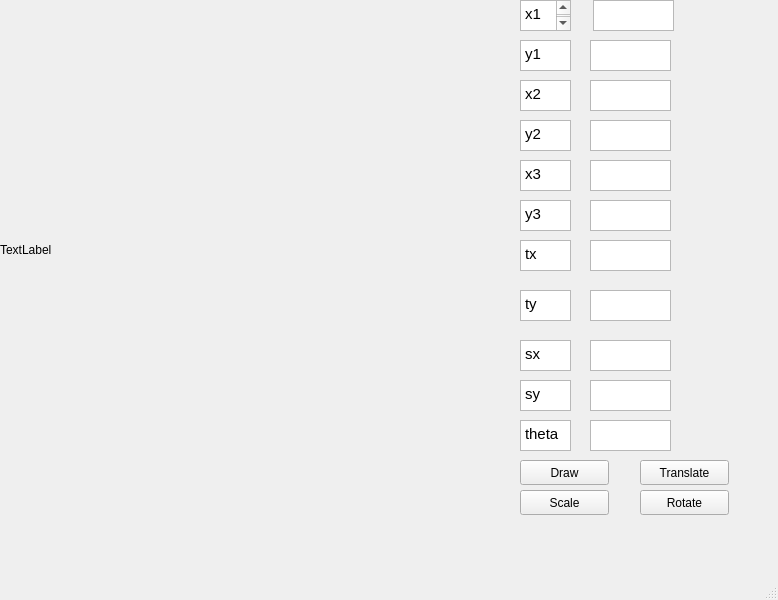
<?xml version="1.0" encoding="UTF-8"?>
<ui version="4.0">
 <class>Ansh_21111_4</class>
 <widget class="QMainWindow" name="Ansh_21111_4">
  <property name="geometry">
   <rect>
    <x>0</x>
    <y>0</y>
    <width>778</width>
    <height>600</height>
   </rect>
  </property>
  <property name="windowTitle">
   <string>Ansh_21111_4</string>
  </property>
  <widget class="QWidget" name="centralwidget">
   <widget class="QLabel" name="label">
    <property name="geometry">
     <rect>
      <x>0</x>
      <y>0</y>
      <width>500</width>
      <height>500</height>
     </rect>
    </property>
    <property name="text">
     <string>TextLabel</string>
    </property>
   </widget>
   <widget class="QTextEdit" name="textEdit">
    <property name="geometry">
     <rect>
      <x>520</x>
      <y>0</y>
      <width>51</width>
      <height>31</height>
     </rect>
    </property>
    <property name="html">
     <string>&lt;!DOCTYPE HTML PUBLIC &quot;-//W3C//DTD HTML 4.0//EN&quot; &quot;http://www.w3.org/TR/REC-html40/strict.dtd&quot;&gt;
&lt;html&gt;&lt;head&gt;&lt;meta name=&quot;qrichtext&quot; content=&quot;1&quot; /&gt;&lt;meta charset=&quot;utf-8&quot; /&gt;&lt;style type=&quot;text/css&quot;&gt;
p, li { white-space: pre-wrap; }
hr { height: 1px; border-width: 0; }
li.unchecked::marker { content: &quot;\2610&quot;; }
li.checked::marker { content: &quot;\2612&quot;; }
&lt;/style&gt;&lt;/head&gt;&lt;body style=&quot; font-family:'.AppleSystemUIFont'; font-size:13pt; font-weight:400; font-style:normal;&quot;&gt;
&lt;p style=&quot; margin-top:0px; margin-bottom:0px; margin-left:0px; margin-right:0px; -qt-block-indent:0; text-indent:0px;&quot;&gt;&lt;span style=&quot; font-family:'Ubuntu'; font-size:11pt;&quot;&gt;x1&lt;/span&gt;&lt;/p&gt;
&lt;p style=&quot;-qt-paragraph-type:empty; margin-top:0px; margin-bottom:0px; margin-left:0px; margin-right:0px; -qt-block-indent:0; text-indent:0px; font-family:'Ubuntu'; font-size:11pt;&quot;&gt;&lt;br /&gt;&lt;/p&gt;&lt;/body&gt;&lt;/html&gt;</string>
    </property>
   </widget>
   <widget class="QTextEdit" name="textEdit_2">
    <property name="geometry">
     <rect>
      <x>520</x>
      <y>40</y>
      <width>51</width>
      <height>31</height>
     </rect>
    </property>
    <property name="html">
     <string>&lt;!DOCTYPE HTML PUBLIC &quot;-//W3C//DTD HTML 4.0//EN&quot; &quot;http://www.w3.org/TR/REC-html40/strict.dtd&quot;&gt;
&lt;html&gt;&lt;head&gt;&lt;meta name=&quot;qrichtext&quot; content=&quot;1&quot; /&gt;&lt;meta charset=&quot;utf-8&quot; /&gt;&lt;style type=&quot;text/css&quot;&gt;
p, li { white-space: pre-wrap; }
hr { height: 1px; border-width: 0; }
li.unchecked::marker { content: &quot;\2610&quot;; }
li.checked::marker { content: &quot;\2612&quot;; }
&lt;/style&gt;&lt;/head&gt;&lt;body style=&quot; font-family:'.AppleSystemUIFont'; font-size:13pt; font-weight:400; font-style:normal;&quot;&gt;
&lt;p style=&quot; margin-top:0px; margin-bottom:0px; margin-left:0px; margin-right:0px; -qt-block-indent:0; text-indent:0px;&quot;&gt;&lt;span style=&quot; font-family:'Ubuntu'; font-size:11pt;&quot;&gt;y1&lt;/span&gt;&lt;/p&gt;&lt;/body&gt;&lt;/html&gt;</string>
    </property>
   </widget>
   <widget class="QTextEdit" name="textEdit_3">
    <property name="geometry">
     <rect>
      <x>520</x>
      <y>80</y>
      <width>51</width>
      <height>31</height>
     </rect>
    </property>
    <property name="html">
     <string>&lt;!DOCTYPE HTML PUBLIC &quot;-//W3C//DTD HTML 4.0//EN&quot; &quot;http://www.w3.org/TR/REC-html40/strict.dtd&quot;&gt;
&lt;html&gt;&lt;head&gt;&lt;meta name=&quot;qrichtext&quot; content=&quot;1&quot; /&gt;&lt;meta charset=&quot;utf-8&quot; /&gt;&lt;style type=&quot;text/css&quot;&gt;
p, li { white-space: pre-wrap; }
hr { height: 1px; border-width: 0; }
li.unchecked::marker { content: &quot;\2610&quot;; }
li.checked::marker { content: &quot;\2612&quot;; }
&lt;/style&gt;&lt;/head&gt;&lt;body style=&quot; font-family:'.AppleSystemUIFont'; font-size:13pt; font-weight:400; font-style:normal;&quot;&gt;
&lt;p style=&quot; margin-top:0px; margin-bottom:0px; margin-left:0px; margin-right:0px; -qt-block-indent:0; text-indent:0px;&quot;&gt;&lt;span style=&quot; font-family:'Ubuntu'; font-size:11pt;&quot;&gt;x2&lt;/span&gt;&lt;/p&gt;&lt;/body&gt;&lt;/html&gt;</string>
    </property>
   </widget>
   <widget class="QTextEdit" name="textEdit_4">
    <property name="geometry">
     <rect>
      <x>520</x>
      <y>120</y>
      <width>51</width>
      <height>31</height>
     </rect>
    </property>
    <property name="html">
     <string>&lt;!DOCTYPE HTML PUBLIC &quot;-//W3C//DTD HTML 4.0//EN&quot; &quot;http://www.w3.org/TR/REC-html40/strict.dtd&quot;&gt;
&lt;html&gt;&lt;head&gt;&lt;meta name=&quot;qrichtext&quot; content=&quot;1&quot; /&gt;&lt;meta charset=&quot;utf-8&quot; /&gt;&lt;style type=&quot;text/css&quot;&gt;
p, li { white-space: pre-wrap; }
hr { height: 1px; border-width: 0; }
li.unchecked::marker { content: &quot;\2610&quot;; }
li.checked::marker { content: &quot;\2612&quot;; }
&lt;/style&gt;&lt;/head&gt;&lt;body style=&quot; font-family:'.AppleSystemUIFont'; font-size:13pt; font-weight:400; font-style:normal;&quot;&gt;
&lt;p style=&quot; margin-top:0px; margin-bottom:0px; margin-left:0px; margin-right:0px; -qt-block-indent:0; text-indent:0px;&quot;&gt;&lt;span style=&quot; font-family:'Ubuntu'; font-size:11pt;&quot;&gt;y2&lt;/span&gt;&lt;/p&gt;&lt;/body&gt;&lt;/html&gt;</string>
    </property>
   </widget>
   <widget class="QTextEdit" name="textEdit_5">
    <property name="geometry">
     <rect>
      <x>520</x>
      <y>160</y>
      <width>51</width>
      <height>31</height>
     </rect>
    </property>
    <property name="html">
     <string>&lt;!DOCTYPE HTML PUBLIC &quot;-//W3C//DTD HTML 4.0//EN&quot; &quot;http://www.w3.org/TR/REC-html40/strict.dtd&quot;&gt;
&lt;html&gt;&lt;head&gt;&lt;meta name=&quot;qrichtext&quot; content=&quot;1&quot; /&gt;&lt;meta charset=&quot;utf-8&quot; /&gt;&lt;style type=&quot;text/css&quot;&gt;
p, li { white-space: pre-wrap; }
hr { height: 1px; border-width: 0; }
li.unchecked::marker { content: &quot;\2610&quot;; }
li.checked::marker { content: &quot;\2612&quot;; }
&lt;/style&gt;&lt;/head&gt;&lt;body style=&quot; font-family:'.AppleSystemUIFont'; font-size:13pt; font-weight:400; font-style:normal;&quot;&gt;
&lt;p style=&quot; margin-top:0px; margin-bottom:0px; margin-left:0px; margin-right:0px; -qt-block-indent:0; text-indent:0px;&quot;&gt;&lt;span style=&quot; font-family:'Ubuntu'; font-size:11pt;&quot;&gt;x3&lt;/span&gt;&lt;/p&gt;&lt;/body&gt;&lt;/html&gt;</string>
    </property>
   </widget>
   <widget class="QTextEdit" name="textEdit_6">
    <property name="geometry">
     <rect>
      <x>520</x>
      <y>200</y>
      <width>51</width>
      <height>31</height>
     </rect>
    </property>
    <property name="html">
     <string>&lt;!DOCTYPE HTML PUBLIC &quot;-//W3C//DTD HTML 4.0//EN&quot; &quot;http://www.w3.org/TR/REC-html40/strict.dtd&quot;&gt;
&lt;html&gt;&lt;head&gt;&lt;meta name=&quot;qrichtext&quot; content=&quot;1&quot; /&gt;&lt;meta charset=&quot;utf-8&quot; /&gt;&lt;style type=&quot;text/css&quot;&gt;
p, li { white-space: pre-wrap; }
hr { height: 1px; border-width: 0; }
li.unchecked::marker { content: &quot;\2610&quot;; }
li.checked::marker { content: &quot;\2612&quot;; }
&lt;/style&gt;&lt;/head&gt;&lt;body style=&quot; font-family:'.AppleSystemUIFont'; font-size:13pt; font-weight:400; font-style:normal;&quot;&gt;
&lt;p style=&quot; margin-top:0px; margin-bottom:0px; margin-left:0px; margin-right:0px; -qt-block-indent:0; text-indent:0px;&quot;&gt;&lt;span style=&quot; font-family:'Ubuntu'; font-size:11pt;&quot;&gt;y3&lt;/span&gt;&lt;/p&gt;&lt;/body&gt;&lt;/html&gt;</string>
    </property>
   </widget>
   <widget class="QTextEdit" name="textEdit_7">
    <property name="geometry">
     <rect>
      <x>520</x>
      <y>240</y>
      <width>51</width>
      <height>31</height>
     </rect>
    </property>
    <property name="html">
     <string>&lt;!DOCTYPE HTML PUBLIC &quot;-//W3C//DTD HTML 4.0//EN&quot; &quot;http://www.w3.org/TR/REC-html40/strict.dtd&quot;&gt;
&lt;html&gt;&lt;head&gt;&lt;meta name=&quot;qrichtext&quot; content=&quot;1&quot; /&gt;&lt;meta charset=&quot;utf-8&quot; /&gt;&lt;style type=&quot;text/css&quot;&gt;
p, li { white-space: pre-wrap; }
hr { height: 1px; border-width: 0; }
li.unchecked::marker { content: &quot;\2610&quot;; }
li.checked::marker { content: &quot;\2612&quot;; }
&lt;/style&gt;&lt;/head&gt;&lt;body style=&quot; font-family:'.AppleSystemUIFont'; font-size:13pt; font-weight:400; font-style:normal;&quot;&gt;
&lt;p style=&quot; margin-top:0px; margin-bottom:0px; margin-left:0px; margin-right:0px; -qt-block-indent:0; text-indent:0px;&quot;&gt;&lt;span style=&quot; font-family:'Ubuntu'; font-size:11pt;&quot;&gt;tx&lt;/span&gt;&lt;/p&gt;&lt;/body&gt;&lt;/html&gt;</string>
    </property>
   </widget>
   <widget class="QTextEdit" name="textEdit_8">
    <property name="geometry">
     <rect>
      <x>520</x>
      <y>290</y>
      <width>51</width>
      <height>31</height>
     </rect>
    </property>
    <property name="html">
     <string>&lt;!DOCTYPE HTML PUBLIC &quot;-//W3C//DTD HTML 4.0//EN&quot; &quot;http://www.w3.org/TR/REC-html40/strict.dtd&quot;&gt;
&lt;html&gt;&lt;head&gt;&lt;meta name=&quot;qrichtext&quot; content=&quot;1&quot; /&gt;&lt;meta charset=&quot;utf-8&quot; /&gt;&lt;style type=&quot;text/css&quot;&gt;
p, li { white-space: pre-wrap; }
hr { height: 1px; border-width: 0; }
li.unchecked::marker { content: &quot;\2610&quot;; }
li.checked::marker { content: &quot;\2612&quot;; }
&lt;/style&gt;&lt;/head&gt;&lt;body style=&quot; font-family:'.AppleSystemUIFont'; font-size:13pt; font-weight:400; font-style:normal;&quot;&gt;
&lt;p style=&quot; margin-top:0px; margin-bottom:0px; margin-left:0px; margin-right:0px; -qt-block-indent:0; text-indent:0px;&quot;&gt;&lt;span style=&quot; font-family:'Ubuntu'; font-size:11pt;&quot;&gt;ty&lt;/span&gt;&lt;/p&gt;&lt;/body&gt;&lt;/html&gt;</string>
    </property>
   </widget>
   <widget class="QTextEdit" name="textEdit_9">
    <property name="geometry">
     <rect>
      <x>520</x>
      <y>340</y>
      <width>51</width>
      <height>31</height>
     </rect>
    </property>
    <property name="html">
     <string>&lt;!DOCTYPE HTML PUBLIC &quot;-//W3C//DTD HTML 4.0//EN&quot; &quot;http://www.w3.org/TR/REC-html40/strict.dtd&quot;&gt;
&lt;html&gt;&lt;head&gt;&lt;meta name=&quot;qrichtext&quot; content=&quot;1&quot; /&gt;&lt;meta charset=&quot;utf-8&quot; /&gt;&lt;style type=&quot;text/css&quot;&gt;
p, li { white-space: pre-wrap; }
hr { height: 1px; border-width: 0; }
li.unchecked::marker { content: &quot;\2610&quot;; }
li.checked::marker { content: &quot;\2612&quot;; }
&lt;/style&gt;&lt;/head&gt;&lt;body style=&quot; font-family:'.AppleSystemUIFont'; font-size:13pt; font-weight:400; font-style:normal;&quot;&gt;
&lt;p style=&quot; margin-top:0px; margin-bottom:0px; margin-left:0px; margin-right:0px; -qt-block-indent:0; text-indent:0px;&quot;&gt;&lt;span style=&quot; font-family:'Ubuntu'; font-size:11pt;&quot;&gt;sx&lt;/span&gt;&lt;/p&gt;&lt;/body&gt;&lt;/html&gt;</string>
    </property>
   </widget>
   <widget class="QTextEdit" name="textEdit_10">
    <property name="geometry">
     <rect>
      <x>520</x>
      <y>380</y>
      <width>51</width>
      <height>31</height>
     </rect>
    </property>
    <property name="html">
     <string>&lt;!DOCTYPE HTML PUBLIC &quot;-//W3C//DTD HTML 4.0//EN&quot; &quot;http://www.w3.org/TR/REC-html40/strict.dtd&quot;&gt;
&lt;html&gt;&lt;head&gt;&lt;meta name=&quot;qrichtext&quot; content=&quot;1&quot; /&gt;&lt;meta charset=&quot;utf-8&quot; /&gt;&lt;style type=&quot;text/css&quot;&gt;
p, li { white-space: pre-wrap; }
hr { height: 1px; border-width: 0; }
li.unchecked::marker { content: &quot;\2610&quot;; }
li.checked::marker { content: &quot;\2612&quot;; }
&lt;/style&gt;&lt;/head&gt;&lt;body style=&quot; font-family:'.AppleSystemUIFont'; font-size:13pt; font-weight:400; font-style:normal;&quot;&gt;
&lt;p style=&quot; margin-top:0px; margin-bottom:0px; margin-left:0px; margin-right:0px; -qt-block-indent:0; text-indent:0px;&quot;&gt;&lt;span style=&quot; font-family:'Ubuntu'; font-size:11pt;&quot;&gt;sy&lt;/span&gt;&lt;/p&gt;&lt;/body&gt;&lt;/html&gt;</string>
    </property>
   </widget>
   <widget class="QTextEdit" name="textEdit_11">
    <property name="geometry">
     <rect>
      <x>520</x>
      <y>420</y>
      <width>51</width>
      <height>31</height>
     </rect>
    </property>
    <property name="html">
     <string>&lt;!DOCTYPE HTML PUBLIC &quot;-//W3C//DTD HTML 4.0//EN&quot; &quot;http://www.w3.org/TR/REC-html40/strict.dtd&quot;&gt;
&lt;html&gt;&lt;head&gt;&lt;meta name=&quot;qrichtext&quot; content=&quot;1&quot; /&gt;&lt;meta charset=&quot;utf-8&quot; /&gt;&lt;style type=&quot;text/css&quot;&gt;
p, li { white-space: pre-wrap; }
hr { height: 1px; border-width: 0; }
li.unchecked::marker { content: &quot;\2610&quot;; }
li.checked::marker { content: &quot;\2612&quot;; }
&lt;/style&gt;&lt;/head&gt;&lt;body style=&quot; font-family:'.AppleSystemUIFont'; font-size:13pt; font-weight:400; font-style:normal;&quot;&gt;
&lt;p style=&quot; margin-top:0px; margin-bottom:0px; margin-left:0px; margin-right:0px; -qt-block-indent:0; text-indent:0px;&quot;&gt;&lt;span style=&quot; font-family:'Ubuntu'; font-size:11pt;&quot;&gt;theta&lt;/span&gt;&lt;/p&gt;&lt;/body&gt;&lt;/html&gt;</string>
    </property>
   </widget>
   <widget class="QPlainTextEdit" name="plainTextEdit_2">
    <property name="geometry">
     <rect>
      <x>590</x>
      <y>40</y>
      <width>81</width>
      <height>31</height>
     </rect>
    </property>
   </widget>
   <widget class="QPlainTextEdit" name="plainTextEdit_3">
    <property name="geometry">
     <rect>
      <x>590</x>
      <y>80</y>
      <width>81</width>
      <height>31</height>
     </rect>
    </property>
   </widget>
   <widget class="QPlainTextEdit" name="plainTextEdit_4">
    <property name="geometry">
     <rect>
      <x>590</x>
      <y>120</y>
      <width>81</width>
      <height>31</height>
     </rect>
    </property>
   </widget>
   <widget class="QPlainTextEdit" name="plainTextEdit_5">
    <property name="geometry">
     <rect>
      <x>590</x>
      <y>160</y>
      <width>81</width>
      <height>31</height>
     </rect>
    </property>
   </widget>
   <widget class="QPlainTextEdit" name="plainTextEdit_6">
    <property name="geometry">
     <rect>
      <x>590</x>
      <y>200</y>
      <width>81</width>
      <height>31</height>
     </rect>
    </property>
   </widget>
   <widget class="QPlainTextEdit" name="plainTextEdit_7">
    <property name="geometry">
     <rect>
      <x>590</x>
      <y>240</y>
      <width>81</width>
      <height>31</height>
     </rect>
    </property>
   </widget>
   <widget class="QPlainTextEdit" name="plainTextEdit_8">
    <property name="geometry">
     <rect>
      <x>590</x>
      <y>290</y>
      <width>81</width>
      <height>31</height>
     </rect>
    </property>
   </widget>
   <widget class="QPlainTextEdit" name="plainTextEdit_9">
    <property name="geometry">
     <rect>
      <x>590</x>
      <y>340</y>
      <width>81</width>
      <height>31</height>
     </rect>
    </property>
   </widget>
   <widget class="QPlainTextEdit" name="plainTextEdit_10">
    <property name="geometry">
     <rect>
      <x>590</x>
      <y>380</y>
      <width>81</width>
      <height>31</height>
     </rect>
    </property>
   </widget>
   <widget class="QPlainTextEdit" name="plainTextEdit_11">
    <property name="geometry">
     <rect>
      <x>590</x>
      <y>420</y>
      <width>81</width>
      <height>31</height>
     </rect>
    </property>
   </widget>
   <widget class="QPushButton" name="DrawLine">
    <property name="geometry">
     <rect>
      <x>520</x>
      <y>460</y>
      <width>89</width>
      <height>25</height>
     </rect>
    </property>
    <property name="text">
     <string>Draw</string>
    </property>
   </widget>
   <widget class="QPushButton" name="pushButton_2">
    <property name="geometry">
     <rect>
      <x>640</x>
      <y>460</y>
      <width>89</width>
      <height>25</height>
     </rect>
    </property>
    <property name="text">
     <string>Translate</string>
    </property>
   </widget>
   <widget class="QPushButton" name="pushButton_3">
    <property name="geometry">
     <rect>
      <x>520</x>
      <y>490</y>
      <width>89</width>
      <height>25</height>
     </rect>
    </property>
    <property name="text">
     <string>Scale</string>
    </property>
   </widget>
   <widget class="QPushButton" name="pushButton_4">
    <property name="geometry">
     <rect>
      <x>640</x>
      <y>490</y>
      <width>89</width>
      <height>25</height>
     </rect>
    </property>
    <property name="text">
     <string>Rotate</string>
    </property>
   </widget>
   <widget class="QPlainTextEdit" name="plainTextEdit">
    <property name="geometry">
     <rect>
      <x>593</x>
      <y>0</y>
      <width>81</width>
      <height>31</height>
     </rect>
    </property>
   </widget>
  </widget>
  <widget class="QMenuBar" name="menubar">
   <property name="geometry">
    <rect>
     <x>0</x>
     <y>0</y>
     <width>778</width>
     <height>22</height>
    </rect>
   </property>
  </widget>
  <widget class="QStatusBar" name="statusbar"/>
 </widget>
 <resources/>
 <connections/>
</ui>
